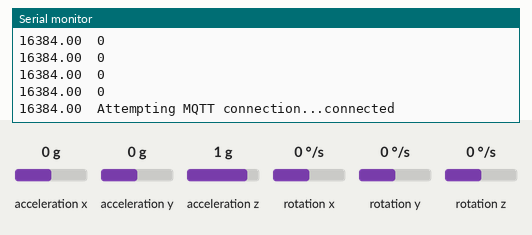
Recording of a sketch running on a simulated Arduino Uno, built with avr-gcc and run on an emulated ATmega328P. Shown: the last lines printed to the serial monitor. The inputs (shaded band) are chosen by the test bench; at power-on: acceleration x 0 g, acceleration y 0 g, acceleration z 1 g, rotation x 0 °/s, rotation y 0 °/s, rotation z 0 °/s. WiFi joins after 1.5 s; servers stay silent unless stated; no MQTT or app messages arrive unless stated.

Above: at 2.7 s.
2.8 s: acceleration x set to -1.4 g
At 3.7 s:
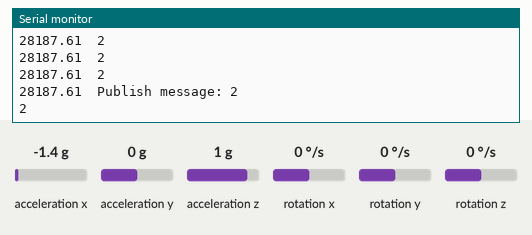
5.8 s: acceleration y set to -1.4 g
At 6.4 s:
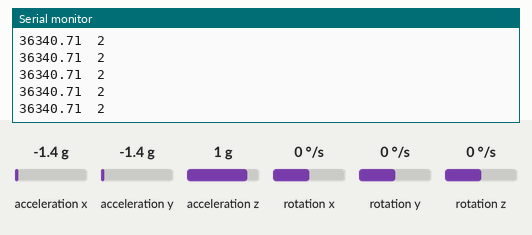
7.3 s: acceleration z set to -1.4 g
At 7.9 s:
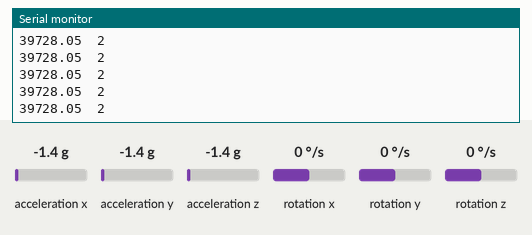
Timing chart, 0 to 10.3 s (numbered marks = the images above; inputs shaded):
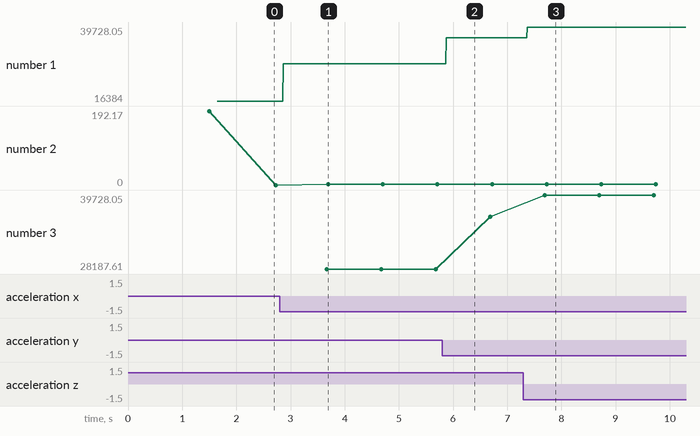

Measured:
- after the input at 2.8 s, the serial monitor: prints a new line after 0.07 s (image 1)
- after the input at 5.8 s, the serial monitor: prints a new line after 0.08 s (image 2)
- after the input at 7.3 s, the serial monitor: prints a new line after 0.07 s (image 3)
- plotted number 1: 16384 → 28187.61 after the input at 2.8 s, 28187.61 → 36340.71 after the input at 5.8 s, 36340.71 → 39728.05 after the input at 7.3 s
- plotted number 3: 28187.61 → 36340.71 after the input at 5.8 s, 36340.71 → 39728.05 after the input at 7.3 s

The sketch:

accel_calibration.ino
```cpp
#include <WiFiEsp.h>
#include <WiFiEspClient.h>
#include <WiFiEspUdp.h>
#include <PubSubClient.h>
#include "I2Cdev.h"
#include "MPU6050.h"
#if I2CDEV_IMPLEMENTATION == I2CDEV_ARDUINO_WIRE
    #include "Wire.h"
#endif


#ifndef HAVE_HWSERIAL1
#include "SoftwareSerial.h"
SoftwareSerial MySerial(2, 3); // RX, TX
#endif

char ssid[] = "MULTI_GUEST_2";            // your network SSID (name)
char pass[] = "guest1357";        // your network password
const char* mqtt_server="70.12.229.27";
int status = WL_IDLE_STATUS;     // the Wifi radio's status

WiFiEspClient WiFiclient;
PubSubClient client(WiFiclient);

MPU6050 accelgyro(0x68);
int16_t ax, ay, az;
long long beforetime;
long long nowtime;
long long step4time[4]={300};
int top=0;
int steptime;
double sum4steptime;
long long beforepublish;
int Tmax=20000;
int Tmin=15000;
int steps;
double P_n=20000,P_n1=20000;
double M_n=15000,M_n1=15000;
double Energy;
double K;
bool flag=true;
char msg[50];
String packet;
#define OUTPUT_READABLE_ACCELGYRO


void setupWifi(){
    MySerial.begin(9600);
    WiFi.init(&MySerial);
      if (WiFi.status() == WL_NO_SHIELD) {
    Serial.println("WiFi shield not present");
    // don't continue
    while (true);
  }

  // attempt to connect to WiFi network
  while ( status != WL_CONNECTED) {
    Serial.print("Attempting to connect to WPA SSID: ");
    Serial.println(ssid);
    // Connect to WPA/WPA2 network
    status = WiFi.begin(ssid, pass);
  }
  Serial.println(WiFi.localIP());
  Serial.println("You're connected to the network");
}

//print any message received for subscribed topic
void callback(char* topic, byte* payload, unsigned int length) {
  Serial.print("Message arrived [");
  Serial.print(topic);
  Serial.print("] ");
  for (int i=0;i<length;i++) {
    Serial.print((char)payload[i]);
  }
  Serial.println();
}

void reconnect() {
  // Loop until we're reconnected
  while (!client.connected()) {
    Serial.print("Attempting MQTT connection...");
    // Attempt to connect, just a name to identify the client
    if (client.connect("arduinoClient")) {
      Serial.println("connected");
      // Once connected, publish an announcement...
      client.publish("command","hello world");
      // ... and resubscribe
      client.subscribe("presence");
    } else {
      Serial.print("failed, rc=");
      Serial.print(client.state());
      Serial.println(" try again in 5 seconds");
      // Wait 5 seconds before retrying
      delay(5000);
    }
  }
}

void setup() {
    // join I2C bus (I2Cdev library doesn't do this automatically)
    #if I2CDEV_IMPLEMENTATION == I2CDEV_ARDUINO_WIRE
        Wire.begin();
    #elif I2CDEV_IMPLEMENTATION == I2CDEV_BUILTIN_FASTWIRE
        Fastwire::setup(400, true);
    #endif

    Serial.begin(9600);

    setupWifi();
    client.setServer(mqtt_server,1883);
    client.setCallback(callback);
    // initialize device
    Serial.println("Initializing I2C devices...");
    accelgyro.initialize();

    // verify connection
    Serial.println("Testing device connections...");
    Serial.println(accelgyro.testConnection() ? "MPU6050 connection successful" : "MPU6050 connection failed");
    char temptemp[1];
    client.publish("이제 시작",temptemp);

    beforepublish=millis();
}

void mqtt_publish(int stepnum){
    if(!client.connected()){
      reconnect();
    }
    packet = String(stepnum);
    //문자열과 숫자를 합친다.
    packet.toCharArray(msg, 50);
    //mqtt publishing이 char형으로만 보낼 수 있기때문에 toCharArray로 변환한다.
    Serial.print("Publish message: ");
    Serial.println(msg);
    client.publish("Calibration", msg);

}

void loop() {

    accelgyro.getAcceleration(&ax, &ay, &az);
    Energy=sqrt( 1.0*ax*ax+1.0*ay*ay+1.0*az*az);
    nowtime=millis();
    Serial.print(Energy);
    Serial.print('\t');
    if(Energy>=Tmax&&flag){
        steps++;
        flag=false;
        sum4steptime=sum4steptime-step4time[top];
        steptime=nowtime-(top==0?step4time[3]:step4time[top-1]);
        step4time[top++]=steptime;
        sum4steptime+=steptime;
        if(steptime>=1.8*sum4steptime/4){
            steps++;
            step4time[top-1]=steptime/2;
        }
        if(top==4)
            top=0;
        P_n1=P_n;
        P_n=Energy;

        beforetime=nowtime;
        K=min(P_n1,P_n);
        Tmin=max(15000,(M_n+M_n1)/2+((K-(M_n+M_n1)/2)*0.3));
        Tmax=max(20000,Tmin+(sqrt(abs(K-Tmin))*3.4));
    }
    if(Energy>P_n)
        P_n=Energy;
    if(Energy<Tmin&&!flag){
        M_n1=M_n;
        M_n=Energy;
        flag=true;
    }
    if(Energy<M_n)
        M_n=Energy;

    if(nowtime-beforepublish>=1000){
      mqtt_publish(steps);
      beforepublish=nowtime;
    }

    Serial.println(steps);
/*
    #ifdef OUTPUT_READABLE_ACCELGYRO
        Serial.print("a/g:\t");
        Serial.print(ax); Serial.print("\t");
        Serial.print(ay); Serial.print("\t");
        Serial.print(az); Serial.print("\t");
        Serial.println(Energy);
        delay(1000);
    #endif
*/
}
```
